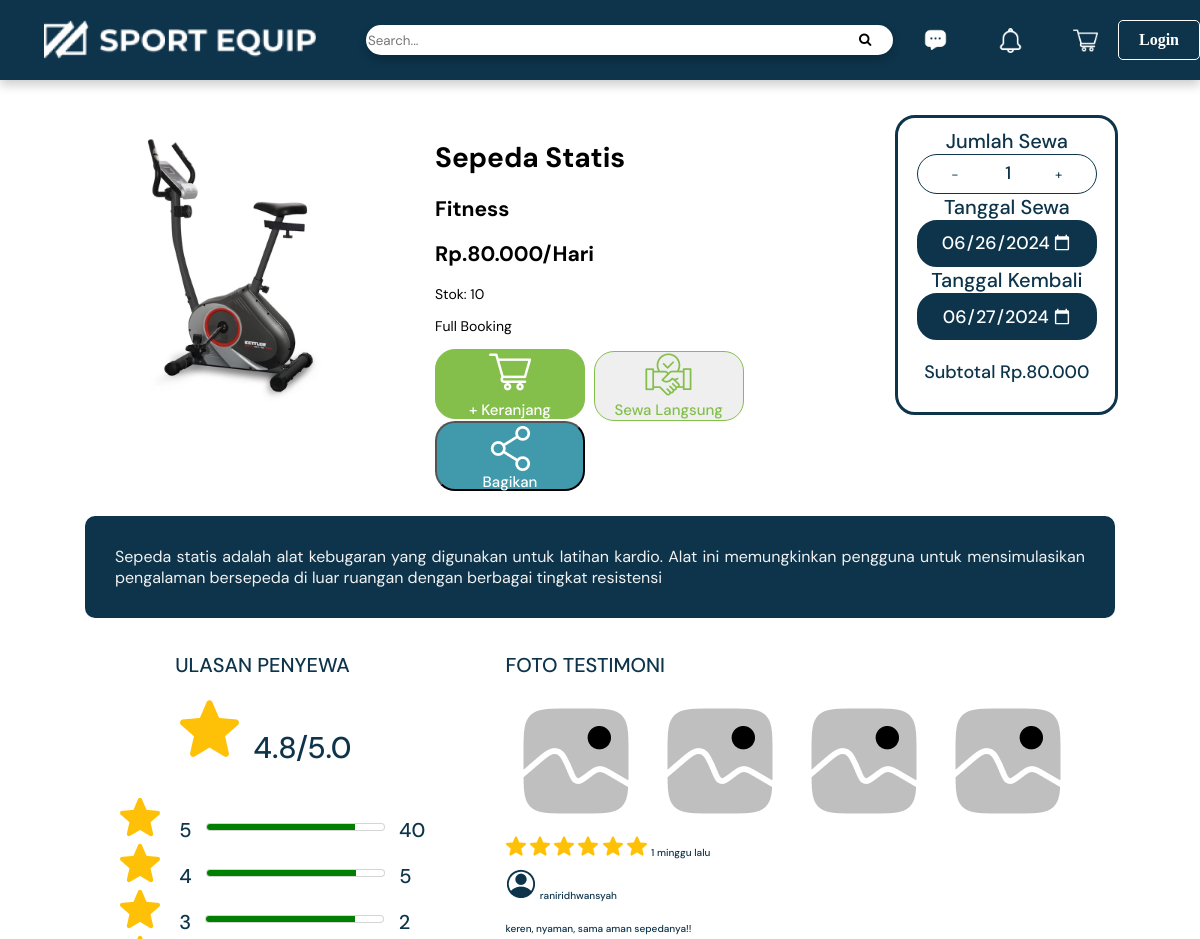
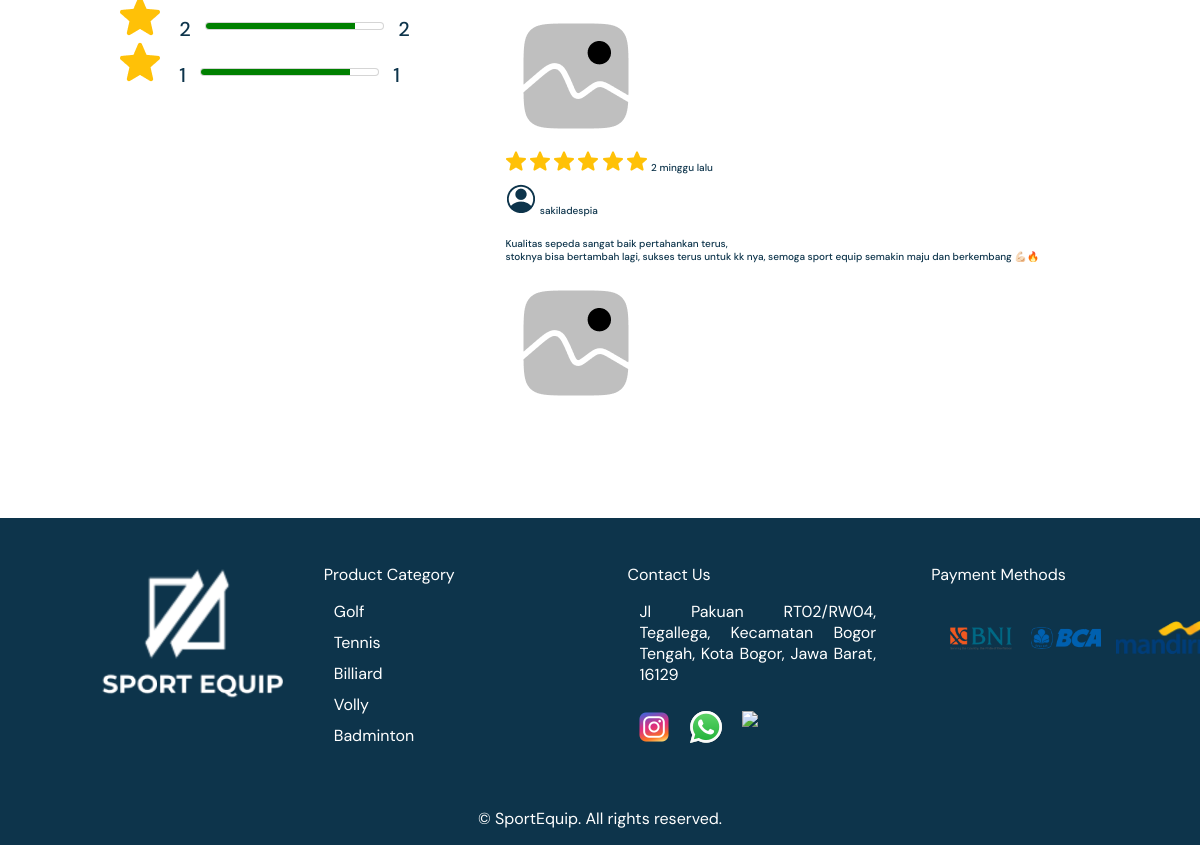
Page /user/detailproduk.php?kode=A001 on the committed database (2 pictures, top to bottom).
### tables this page shows
CREATE TABLE `catalog_sport_equip` (
  `kode` varchar(5) NOT NULL,
  `nama_barang` varchar(50) NOT NULL,
  `kategori` varchar(50) NOT NULL,
  `foto` varchar(255) NOT NULL,
  `stok` int NOT NULL,
  `harga` decimal(10,2) NOT NULL,
  `status` varchar(50) NOT NULL,
  `deskripsi` text NOT NULL
);

### user/detailproduk.php (the view, shortened to what this page needs)
<!DOCTYPE html>
<html lang="en">
<head>
    <link rel="stylesheet" href="../css/detailproduk.css">
    <link rel="stylesheet" href="https://cdnjs.cloudflare.com/ajax/libs/font-awesome/4.7.0/css/font-awesome.min.css">
    <?php
    include 'koneksi.php';
    $kodeProduk = $_GET['kode'];
    $sql = "SELECT * FROM catalog_sport_equip WHERE kode='$kodeProduk'";
    $query = mysqli_query($connection, $sql);
    $product = mysqli_fetch_assoc($query);
    ?>
</head>
<body>
    <nav class="topnav">
        <div class="container-nav">
            <a href="../index.php"><img src="../img/user/sportequip3.png"></a>
            <form>
                <input type="text" placeholder="Search...">
                <button type="submit" class="btn-src"><i class="fa fa-search" aria-hidden="true"></i></button>
            </form>
            <a href="message.html"><i><img src="../img/user/message.png" alt="Message"></i></a>
            <a href="notification.html"><i><img src="../img/user/notification.png" alt="Notification"></i></a>
            <a href="./cart.php"><i><img src="../img/user/shopping-cart.png" alt="Shopping Cart"></i></a>
            <div class="user-dropdown">
                <?php if (!isset($_SESSION['username'])): ?>
                <a href="../login.php" class="login-btn" id="loginBtn">Login</a>
                <?php endif; ?>
            </div>
        </div>
    </nav>
    <div class="container">
        <div class="box-container">
            <div class="box">
                <img src="<?php echo '../' . $product['foto']; ?>" alt="<?php echo $product['nama_barang']; ?>">
            </div>
            <div class="box">
                <h1><?php echo $product['nama_barang']; ?></h1>
                <h2 class="category"><?php echo $product['kategori']; ?></h2>
                <h2 class="price">Rp.<?php echo number_format($product['harga'], 0, ',', '.'); ?>/Hari</h2>
                <p class="stok">Stok: <?php echo $product['stok']; ?></p>
                <p class="status"><?php echo $product['status']; ?></p>
                <div class="button-container">
                    <form method="post" action="">
                        <button type="submit" class="btn btn-chart" name="addcart">
                            <img class="btn-1" src="../img/user/cart-icon.png" alt="">
                            <p class="text-chart">
                                + Keranjang
                            </p>
                        </button>
                        <button class="btn btn-rent">
                            <img class="btn-2" src="../img/user/rent-icon.png" alt="">
                            <p class="text-rent">
                                Sewa Langsung
                            </p>
                        </button>
                        <button class="btn btn-share">
                            <img class="btn-3" src="../img/user/share-icon.png" alt="">
                            <p class="text-share">
                                Bagikan
                            </p>
                        </button>
                    </form>
                </div>
            </div>
            <div class="simulation">
                <form>
                    <label for="number" class="text-label">Jumlah Sewa</label> <br>
                    <div class="border-number">
                        <button type="button" onclick="decrement()">-</button>
                        <input type="number" id="number" name="number" value="1" readonly>
                        <button type="button" onclick="increment()">+</button> <br>
                    </div>
                    <label for="date-rent" class="text-label">Tanggal Sewa</label> <br>
                    <input class="date-1" type="date" id="date-today" name="date-today" value="" required> <br>
                    <label for="date-back" class="text-label">Tanggal Kembali</label> <br>
                    <input class="date-2" type="date" id="date-tomorrow" name="date-tomorrow" value="" required>
                </form>
                <p class="sub-tot">Subtotal Rp.<?php echo number_format($product['harga'], 0, ',', '.'); ?></p>
            </div>
        </div>
        <div class="box-desc">
            <p class="deskripsi"><?php echo $product['deskripsi']; ?></p>
        </div>
        <div class="review">
            <div class="renter-reviews">
                <h1 class="title-rr">
                    ULASAN PENYEWA
                </h1>
                <div class="head-rr">
                    <img src="../img/user/star.png" alt="" class="star-1">
                    <p class="rating">
                        4.8/5.0
                    </p>
                </div>
                <div class="rr rating-5">
                    <img class="staricon2" src="../img/user/star-2.png" alt="">
                    <p class="text-rr num-rating">5</p>
                    <meter class="rating-meter" min="0" max="5" low="2.5" high="4" optimum="5" value="4.2">4.2 out of
                        5.0</meter>
                    <p class="text-rr tot-rating">40</p>
                </div>
                <div class="rr rating-5">
                    <img class="staricon2" src="../img/user/star-2.png" alt="">
                    <p class="text-rr num-rating">4</p>
                    <meter class="rating-meter" min="0" max="5" low="2.5" high="4" optimum="5" value="4.2">4.2 out of
                        5.0</meter>
                    <p class="text-rr tot-rating">5</p>
                </div>
                <div class="rr rating-5">
                    <img class="staricon2" src="../img/user/star-2.png" alt="">
                    <p class="text-rr num-rating">3</p>
                    <meter class="rating-meter" min="0" max="5" low="2.5" high="4" optimum="5" value="4.2">4.2 out of
                        5.0</meter>
                    <p class="text-rr tot-rating">2</p>
                </div>
                <div class="rr rating-5">
                    <img class="staricon2" src="../img/user/star-2.png" alt="">
                    <p class="text-rr num-rating">2</p>
                    <meter class="rating-meter" min="0" max="5" low="2.5" high="4" optimum="5" value="4.2">4.2 out of
                        5.0</meter>
                    <p class="text-rr tot-rating">2</p>
                </div>
                <div class="rr rating-5">
                    <img class="staricon2" src="../img/user/star-2.png" alt="">
                    <p class="text-rr num-rating">1</p>
                    <meter class="rating-meter" min="0" max="5" low="2.5" high="4" optimum="5" value="4.2">4.2 out of
                        5.0</meter>
                    <p class="text-rr tot-rating">1</p>
                </div>
            </div>
            <div class="detail-reviews mt-5">
                <h1 class="title-dr">
                    FOTO TESTIMONI
                </h1>
                <div class="dr-img">
                    <img src="../img/user/lets-icons_img-box-duotone.png" alt="">
                    <img src="../img/user/lets-icons_img-box-duotone.png" alt="">
                    <img src="../img/user/lets-icons_img-box-duotone.png" alt="">
                    <img src="../img/user/lets-icons_img-box-duotone.png" alt="">
                </div>
                <div class="dr-1 mt-5">
                    <div class="star-dr">
                        <img src="../img/user/star-2.png" alt="" class="star-2">
                        <img src="../img/user/star-2.png" alt="" class="star-2">
                        <img src="../img/user/star-2.png" alt="" class="star-2">
                        <img src="../img/user/star-2.png" alt="" class="star-2">
                        <img src="../img/user/star-2.png" alt="" class="star-2">
                        <img src="../img/user/star-2.png" alt="" class="star-2">
                    </div>
                    <p class="text-dr time-review">1 minggu lalu</p> <br>
                    <img src="../img/user/profile-icon-review.png" alt="" class="pp">
                    <p class="text-dr user">raniridhwansyah</p>
                    <p class="text-dr desc-r">keren, nyaman, sama aman sepedanya!!</p>
                    <img src="../img/user/lets-icons_img-box-duotone.png" alt="" class="dr-img-sub">
                </div>
                <div class="dr-2 mt-5">
                    <div class="star-dr">
                        <img src="../img/user/star-2.png" alt="" class="star-2">
                        <img src="../img/user/star-2.png" alt="" class="star-2">
                        <img src="../img/user/star-2.png" alt="" class="star-2">
                        <img src="../img/user/star-2.png" alt="" class="star-2">
                        <img src="../img/user/star-2.png" alt="" class="star-2">
                        <img src="../img/user/star-2.png" alt="" class="star-2">
                    </div>
                    <p class="text-dr time-review">2 minggu lalu</p> <br>
                    <img src="../img/user/profile-icon-review.png" alt="" class="pp">
                    <p class="text-dr user">sakiladespia</p>
                    <p class="text-dr desc-r">Kualitas sepeda sangat baik pertahankan terus,<br> stoknya bisa
                        bertambah lagi, sukses terus untuk kk nya, semoga sport equip semakin maju dan berkembang 💪🏻🔥</p>
                    <img src="../img/user/lets-icons_img-box-duotone.png" alt="" class="dr-img-sub">
                </div>
            </div>
        </div>
    </div>
    <div class="footer">
        <div class="box-container">
            <div class="box">
                <img src="../img/user/sportequip4.png">
            </div>
            <div class="box">
                <p class="judul">Product Category</p>
                <ul class="fot-1">
                    <a href="#">
                        <li>Golf</li>
                    </a>
                    <a href="#">
                        <li>Tennis</li>
                    </a>
                    <a href="#">
                        <li>Billiard</li>
                    </a>
                    <a href="#">
                        <li>Volly</li>
                    </a>
                    <a href="#">
                        <li>Badminton</li>
                    </a>
                </ul>
            </div>
            <div class="box">
                <p class="judul">Contact Us</p>
                <p class="fot-2">Jl Pakuan RT02/RW04, Tegallega, Kecamatan Bogor Tengah, Kota Bogor, Jawa Barat, 16129
                </p>
                <div class="wrapping-contact">
                    <a href="#"><img src="../img/user/instagram.png"></a>
                    <a href="#"><img src="../img/user/whatsapp.png"></a>
                    <a href="#"><img src="../img/user/gmail.png"></a>
                </div>
            </div>
            <div class="box">
                <p class="judul">Payment Methods</p>
                <div class="wrapping-pm">
                    <a href="#"><img src="../img/user/bni.png"></a>
                    <a href="#"><img src="../img/user/bca.png" style="margin-top: 26px;"></a>
                    <a href="#"><img src="../img/user/mandiri.png" style="width: 110px;"></a>
                </div>
            </div>
        </div>
        <div class="footer-c">
            <div class="box-container">
                <p>© SportEquip. All rights reserved.</p>
            </div>
        </div>
    </div>
</body>
</html>

### rows in the picture
catalog_sport_equip: foto (picture), nama_barang "Sepeda Statis", kategori "Fitness", harga "80.000", stok "10", status "Full Booking", deskripsi "Sepeda statis adalah alat kebugaran yang digunakan untuk latihan kardio. Alat ini memungkinkan pengguna untuk mensimulasikan pengalaman bersepeda di luar ruangan dengan berbagai tingkat resistensi"
